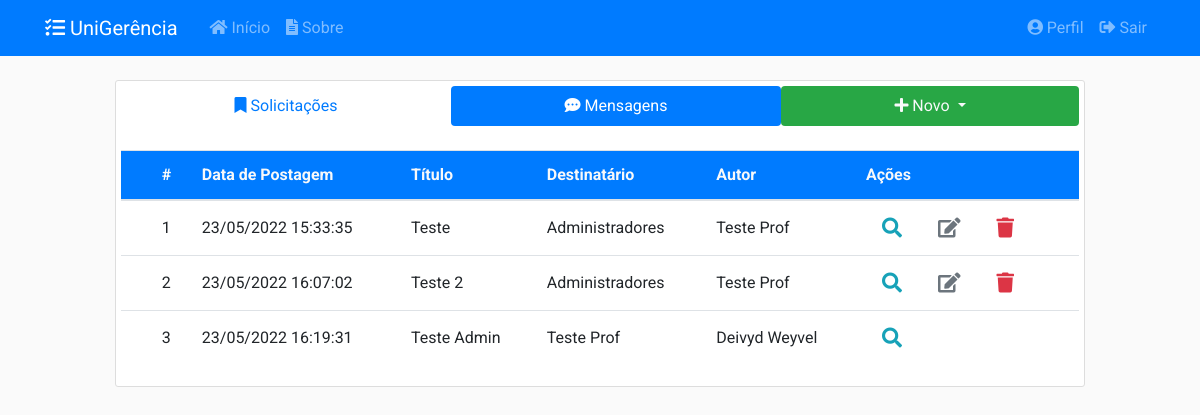
The page /?tab=2 (signed in) on the database as committed earlier.
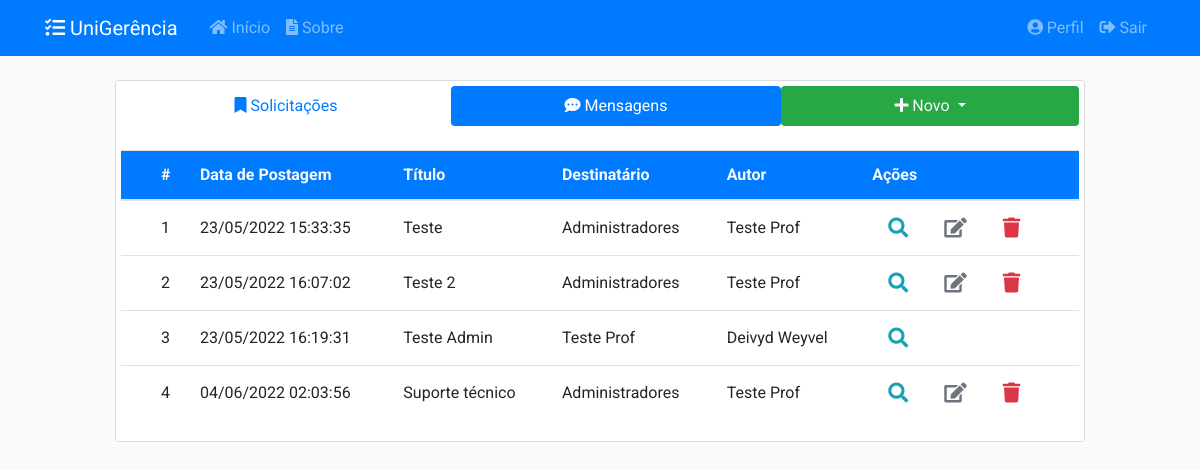
The same page on the database as committed later.
### app/models/posts.py (models this page shows, shortened)
class Post(db.Model):
    __tablename__ = 'posts'
    __table_args__ = {'extend_existing': True}
    id = db.Column(db.Integer, primary_key=True)
    titulo = db.Column(db.String(100), nullable=False)
    data_postado = db.Column(db.DateTime, nullable=False,
                             default=datetime.now().astimezone(fuso_horario))
    data_atualizacao = db.Column(db.DateTime, nullable=True)
    conteudo = db.Column(db.Text, nullable=False)
    ativo = db.Column(db.Boolean, nullable=False, default=True)
    usuario_id = db.Column(db.Integer, db.ForeignKey('usuarios.id'),
                           nullable=False)
    destinatario_id = db.Column(db.Integer, db.ForeignKey('usuarios.id'),
                                nullable=True)
    def recupera_todos():
        return Post.query.filter_by(ativo=True).all()

### app/models/usuarios.py (models this page shows, shortened)
class Usuario(db.Model, UserMixin):
    __tablename__ = 'usuarios'
    __table_args__ = {'extend_existing': True}
    id = db.Column(db.Integer, primary_key=True)
    nome = db.Column(db.String(100), nullable=False)
    identificacao = db.Column(db.String(20), unique=True, nullable=False)
    email = db.Column(db.String(100), unique=True, nullable=False)
    senha = db.Column(db.String(60), nullable=False)
    data_cadastro = db.Column(db.DateTime, nullable=False,
                              default=datetime.now().astimezone(fuso_horario))
    data_atualizacao = db.Column(db.DateTime, nullable=True)
    tipo = db.Column(db.Enum(TipoUsuario), nullable=False)
    ativo = db.Column(db.Boolean, nullable=False, default=True)
    imagem_perfil = db.Column(db.String(20), nullable=False,
                              default='default.jpg')
    posts = db.relationship('Post', backref='autor',
                            foreign_keys='Post.usuario_id', lazy=True)
    recipiente = db.relationship('Post', backref='destinatario',
                                 foreign_keys='Post.destinatario_id', lazy=True)
    solicitacoes = db.relationship('Solicitacao', backref='autor', lazy=True)
    relatorios = db.relationship('Relatorio', backref='autor', lazy=True)
    def recupera_todos():
        return Usuario.query.filter_by(ativo=True).all()

### app/controllers/principal.py (the view)
@principal.route("/", methods=['GET', 'POST'])
@login_required
def inicio():
    tab = request.args.get('tab', 1, type=int)
    solicitacoes = Solicitacao.recupera_todas()
    posts = Post.recupera_todos()
    equipamentos = Equipamento.recupera_todos()
    salas = Sala.recupera_todas()
    usuarios = Usuario.recupera_todos()
    for solicitacao in solicitacoes:
        if solicitacao.status.name == 'EMUSO':
            if (datetime.now().astimezone(fuso_horario) >
                solicitacao.data_devolucao.astimezone(fuso_horario)):
                Solicitacao.atualiza_status_pendente(solicitacao)
                envia_email_atraso(solicitacao)
                if current_user == solicitacao.autor:
                    flash('Você possui uma solicitação atrasada.', 'warning')
                if current_user.tipo.name == 'ADMIN':
                    flash('Existe uma nova solicitação em atraso.', 'warning')
    form = EntregaSolicitacaoForm()
    return render_template('principal/inicio.html', tab=tab, form=form,
                           posts=posts, equipamentos=equipamentos, salas=salas,
                           usuarios=usuarios, solicitacoes=solicitacoes)

### app/models/equipamentos.py (called while the page is built)
    def recupera_todos():
        return Equipamento.query.filter_by(ativo=True).all()

### app/models/salas.py (called while the page is built)
    def recupera_todas():
        return Sala.query.filter_by(ativo=True).all()

### app/models/solicitacoes.py (called while the page is built)
    def recupera_todas():
        return Solicitacao.query.filter_by(ativo=True).all()

### app/models/usuarios.py (called while the page is built)
@login_manager.user_loader
def load_user(user_id):
    return Usuario.query.get(int(user_id))

### app/templates/principal/inicio.html (shortened to what this page needs)
{% extends "layout.html" %}
{% block inicio %}
<div class="content-section">
  <nav class="pb-4 align-middle">
    <div class="nav nav-pills nav-justified flex-column flex-md-row align-middle" id="pills-tab" role="tablist">
      <a class="nav-item nav-link {% if tab == 1 %}active{% endif %}" id="pills-1-tab" data-toggle="pill" href="#pills-1" role="tab"><i class="fas fa-bookmark"></i>&nbsp;Solicitações</a>
      <a class="nav-item nav-link {% if tab == 2 %}active{% endif %}" id="pills-2-tab" data-toggle="pill" href="#pills-2" role="tab"><i class="fas fa-comment-dots"></i>&nbsp;Mensagens</a>
      <div class="nav-item dropdown">
        <a class="nav-link dropdown-toggle bg-success text-light" href="#" id="navbarDropdown" role="button" data-toggle="dropdown">
          <i class="fas fa-plus"></i>&nbsp;Novo
        </a>
      </div>
    </div>
  </nav>
  <div class="tab-content flex-md-row" id="nav-tabContent">
    <div class="tab-pane fade {% if tab == 2 %}show active{% endif %}" id="pills-2" role="tabpanel">
      {% include 'principal/tabela/posts.html' %}
    </div>
  </div>
</div>
{% endblock inicio %}

### app/templates/principal/tabela/posts.html (shortened to what this page needs)
<table id="table-posts" class="table display dt-responsive nowrap table-hover" style="width:100%">
    <thead>
    <tr class="bg-primary text-light">
        <th class="align-middle"></th>
        <th class="align-middle">#</th>
        <th class="align-middle">Data de Postagem</th>
        <th class="align-middle">Título</th>
        <th class="align-middle">Destinatário</th>
        <th class="align-middle">Autor</th>
        <th class="align-middle">Ações</th>
    </tr>
    </thead>
    <tbody>
    {% for post in posts %}
    {% if current_user == post.autor or current_user == post.destinatario or current_user.tipo.name == 'ADMIN' %}
        <tr>
            <td class="align-middle"></td>
            <td class="align-middle">{{ post.id }}</td>
            <td class="align-middle">{{ post.data_postado.strftime('%d/%m/%Y\n%H:%M:%S') }}</td>
            <td class="align-middle">{{ post.titulo }}</td>
            {% if post.destinatario %}
                <td class="align-middle">{{ post.destinatario.nome }}</td>
            {% else %}
                <td class="align-middle">Administradores</td>
            {% endif %}
            <td class="align-middle">{{ post.autor.nome }}</td>
            <td class="align-middle">
                <a class="btn-lg btn-outline-info" href="#" data-toggle="modal" data-target="#visualizarPost{{ post.id }}" alt="Visualizar"><i class="fas fa-search"></i></a>
                {% if current_user == post.autor or current_user.tipo.name == 'ADMIN' %}
                    <a class="btn-lg btn-outline-secondary" href="{{ url_for('posts.atualiza_post', post_id=post.id) }}"><i class="fas fa-edit"></i></a>
                    <a class="btn-lg btn-outline-danger" href="#" data-toggle="modal" data-target="#excluirPost{{ post.id }}"><i class="fas fa-trash"></i></a>
                {% endif %}
            </td>
        </tr>
    {% endif %}
    {% endfor %}
    </tbody>
</table>

Rows that differ between the two databases and show on the page:
added Post: id "4", data_postado "04/06/2022 02:03:56", titulo "Suporte técnico", shows "Administradores", autor.nome "Teste Prof"
